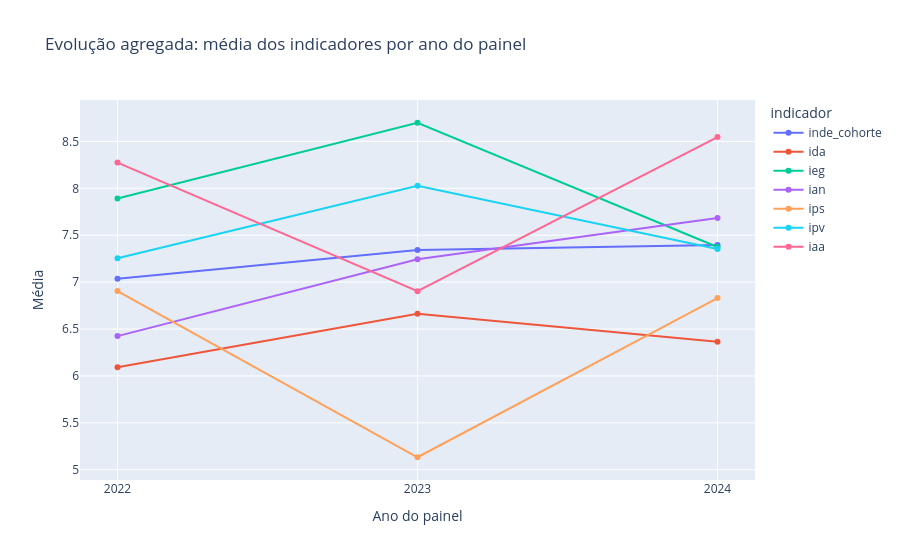

The notebook cell saved with this chart:
### Code cell
# Evolução dos indicadores (média por ano do painel não há granularidade mensal no CSV)
import plotly.express as px

cols_ev = [c for c in ["inde_cohorte", "ida", "ieg", "ian", "ips", "ipv", "iaa"] if c in df.columns]
by = df.groupby("ano_cohorte", observed=True)[cols_ev].mean().reset_index()
long = by.melt(id_vars="ano_cohorte", var_name="indicador", value_name="media")
fig_evo = px.line(
    long,
    x="ano_cohorte",
    y="media",
    color="indicador",
    markers=True,
    title="Evolução agregada: média dos indicadores por ano do painel",
    labels={"ano_cohorte": "Ano do painel", "media": "Média"},
)
fig_evo.update_layout(xaxis=dict(dtick=1))
fig_evo.show()

### Figure 1 — Plotly figure (JSON) as saved in the notebook; plotly's stock layout.template omitted (floating-point values rounded to 4 significant figures)
{"data": [{"hovertemplate": "indicador=inde_cohorte<br>Ano do painel=%{x}<br>Média=%{y}<extra></extra>", "legendgroup": "inde_cohorte", "line": {"color": "#636efa", "dash": "solid"}, "marker": {"symbol": "circle"}, "mode": "lines+markers", "name": "inde_cohorte", "orientation": "v", "showlegend": true, "type": "scatter", "x": [2022, 2023, 2024], "xaxis": "x", "y": [7.036, 7.342, 7.397], "yaxis": "y"}, {"hovertemplate": "indicador=ida<br>Ano do painel=%{x}<br>Média=%{y}<extra></extra>", "legendgroup": "ida", "line": {"color": "#EF553B", "dash": "solid"}, "marker": {"symbol": "circle"}, "mode": "lines+markers", "name": "ida", "orientation": "v", "showlegend": true, "type": "scatter", "x": [2022, 2023, 2024], "xaxis": "x", "y": [6.093, 6.663, 6.365], "yaxis": "y"}, {"hovertemplate": "indicador=ieg<br>Ano do painel=%{x}<br>Média=%{y}<extra></extra>", "legendgroup": "ieg", "line": {"color": "#00cc96", "dash": "solid"}, "marker": {"symbol": "circle"}, "mode": "lines+markers", "name": "ieg", "orientation": "v", "showlegend": true, "type": "scatter", "x": [2022, 2023, 2024], "xaxis": "x", "y": [7.891, 8.699, 7.375], "yaxis": "y"}, {"hovertemplate": "indicador=ian<br>Ano do painel=%{x}<br>Média=%{y}<extra></extra>", "legendgroup": "ian", "line": {"color": "#ab63fa", "dash": "solid"}, "marker": {"symbol": "circle"}, "mode": "lines+markers", "name": "ian", "orientation": "v", "showlegend": true, "type": "scatter", "x": [2022, 2023, 2024], "xaxis": "x", "y": [6.424, 7.244, 7.684], "yaxis": "y"}, {"hovertemplate": "indicador=ips<br>Ano do painel=%{x}<br>Média=%{y}<extra></extra>", "legendgroup": "ips", "line": {"color": "#FFA15A", "dash": "solid"}, "marker": {"symbol": "circle"}, "mode": "lines+markers", "name": "ips", "orientation": "v", "showlegend": true, "type": "scatter", "x": [2022, 2023, 2024], "xaxis": "x", "y": [6.905, 5.133, 6.83], "yaxis": "y"}, {"hovertemplate": "indicador=ipv<br>Ano do painel=%{x}<br>Média=%{y}<extra></extra>", "legendgroup": "ipv", "line": {"color": "#19d3f3", "dash": "solid"}, "marker": {"symbol": "circle"}, "mode": "lines+markers", "name": "ipv", "orientation": "v", "showlegend": true, "type": "scatter", "x": [2022, 2023, 2024], "xaxis": "x", "y": [7.254, 8.028, 7.354], "yaxis": "y"}, {"hovertemplate": "indicador=iaa<br>Ano do painel=%{x}<br>Média=%{y}<extra></extra>", "legendgroup": "iaa", "line": {"color": "#FF6692", "dash": "solid"}, "marker": {"symbol": "circle"}, "mode": "lines+markers", "name": "iaa", "orientation": "v", "showlegend": true, "type": "scatter", "x": [2022, 2023, 2024], "xaxis": "x", "y": [8.274, 6.903, 8.547], "yaxis": "y"}], "layout": {"legend": {"title": {"text": "indicador"}, "tracegroupgap": 0}, "title": {"text": "Evolução agregada: média dos indicadores por ano do painel"}, "xaxis": {"anchor": "y", "domain": [0, 1], "dtick": 1, "title": {"text": "Ano do painel"}}, "yaxis": {"anchor": "x", "domain": [0, 1], "title": {"text": "Média"}}}}
